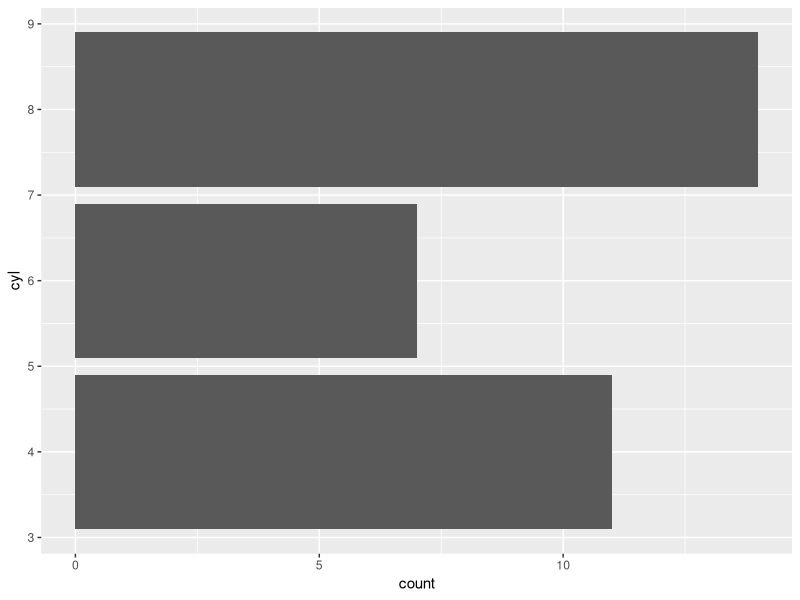
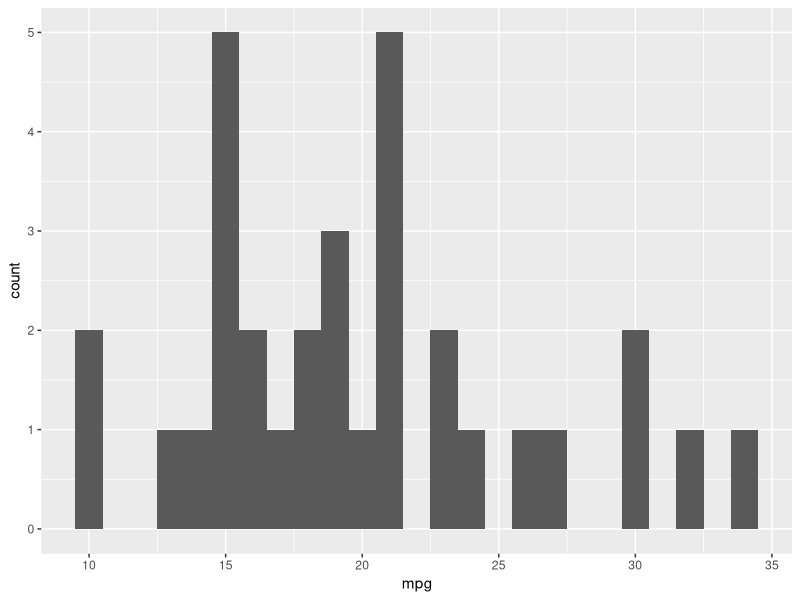

Write the R code that produced these figures, in order. (Note: this script raises an error after producing the figures.)
## ---- chunk 1
library(tidyverse) 
mtcars %>% 
  group_by(cyl) %>% 
  summarise(n = n(), mpg = mean(mpg))
starwars %>% 
  filter(homeworld == "Naboo", species == "Human")
## ---- chunk 2
library(tidyverse)
starwars %>% 
  filter(homeworld == "Naboo", species == "Human")

starwars[starwars$homeworld == "Naboo" & starwars$species == "Human", ]
## ---- chunk 3
keep_small_cyl <- function(x){
  mtcars %>% 
    filter(cyl < x)
}
keep_small_cyl(5)
## ---- chunk 4
mtcars$x <- 1
keep_small_cyl(5)
## ---- chunk 5
keep_small_cyl <- function(x){
  mtcars %>% 
    filter(.data$cyl < .env$x)
}
keep_small_cyl(5)
## ---- chunk 6
cyl_plot <- function(){
  ggplot(mtcars) + 
    geom_bar(aes(cyl)) + 
    coord_flip()
}
cyl_plot()
## ---- chunk 7
cyl_sum_wt <- function(){
  mtcars %>%
  group_by(cyl) %>%
  summarise(n = n(), avg = mean(wt))
}
cyl_sum_wt()
## ---- chunk 8
mpg_hist <- function(binwidth = 1){
  mtcars %>% 
    ggplot() +
    geom_histogram(aes(x = mpg), binwidth = binwidth)
}
mpg_hist()
## ---- chunk 9
keep_small("hp", 65)
#>             mpg cyl  disp hp drat    wt  qsec vs am gear carb x
#> Merc 240D   24.4   4 146.7 62 3.69 3.190 20.00  1  0    4    2 1
#> Honda Civic 30.4   4  75.7 52 4.93 1.615 18.52  1  1    4    2 1
keep_small("mpg", 11)
#>                     mpg cyl disp  hp drat    wt  qsec vs am gear  carb x
#> Cadillac Fleetwood  10.4   8  472 205 2.93 5.250 17.98  0  0    3    4 1
#> Lincoln Continental 10.4   8  460 215 3.00 5.424 17.82  0  0    3    4 1
